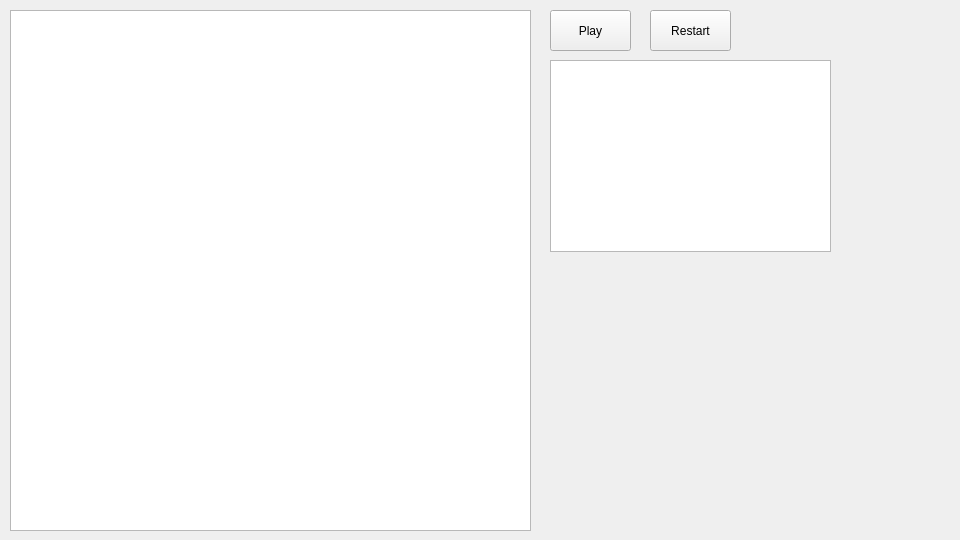
<?xml version="1.0" encoding="UTF-8"?>
<ui version="4.0">
 <class>MainWindow</class>
 <widget class="QMainWindow" name="MainWindow">
  <property name="geometry">
   <rect>
    <x>0</x>
    <y>0</y>
    <width>960</width>
    <height>540</height>
   </rect>
  </property>
  <property name="minimumSize">
   <size>
    <width>960</width>
    <height>540</height>
   </size>
  </property>
  <property name="maximumSize">
   <size>
    <width>960</width>
    <height>540</height>
   </size>
  </property>
  <property name="windowTitle">
   <string>Snake 2</string>
  </property>
  <widget class="QWidget" name="centralwidget">
   <property name="minimumSize">
    <size>
     <width>960</width>
     <height>540</height>
    </size>
   </property>
   <property name="maximumSize">
    <size>
     <width>960</width>
     <height>540</height>
    </size>
   </property>
   <widget class="QPushButton" name="playButton">
    <property name="geometry">
     <rect>
      <x>550</x>
      <y>10</y>
      <width>81</width>
      <height>41</height>
     </rect>
    </property>
    <property name="text">
     <string>Play</string>
    </property>
   </widget>
   <widget class="QGraphicsView" name="graphicsView">
    <property name="enabled">
     <bool>true</bool>
    </property>
    <property name="geometry">
     <rect>
      <x>10</x>
      <y>10</y>
      <width>521</width>
      <height>521</height>
     </rect>
    </property>
   </widget>
   <widget class="QTextBrowser" name="textBrowser">
    <property name="geometry">
     <rect>
      <x>550</x>
      <y>60</y>
      <width>281</width>
      <height>192</height>
     </rect>
    </property>
   </widget>
   <widget class="QPushButton" name="restartButton">
    <property name="geometry">
     <rect>
      <x>650</x>
      <y>10</y>
      <width>81</width>
      <height>41</height>
     </rect>
    </property>
    <property name="text">
     <string>Restart</string>
    </property>
   </widget>
  </widget>
 </widget>
 <resources/>
 <connections/>
</ui>
